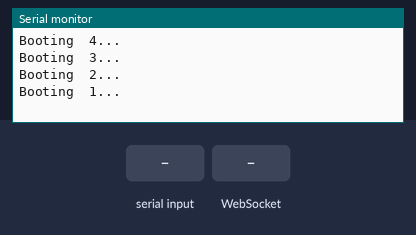
Bench run of a sketch on a simulated ESP8266 (NodeMCU). On the bench: the last lines printed to the serial monitor. Inputs (shaded band) come from the test bench. WiFi joins after 1.5 s; servers stay silent unless stated.

Above: at 6.7 s.
6.8 s: "3" received over Serial
At 8.6 s:
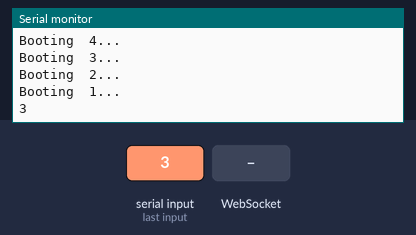
9.3 s: WebSocket text "3" received
At 10.0 s:
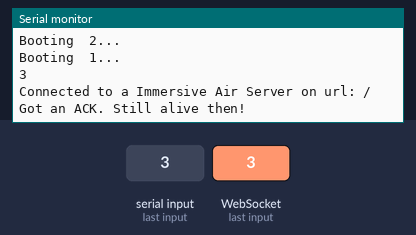
10.8 s: WebSocket text "42" received
At 11.4 s:
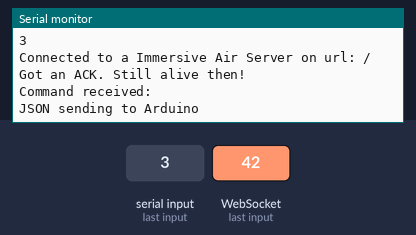
Timing chart, 0 to 13.8 s (numbered marks = the images above; inputs shaded):
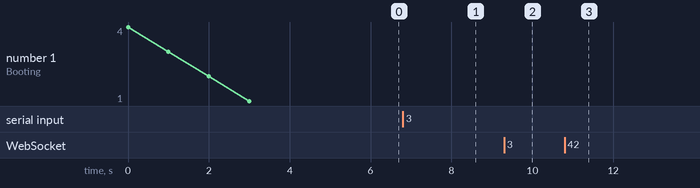

Measured:
- after the input at 6.8 s, the serial monitor: prints a new line after 1.0 s (image 1)
- after the input at 9.3 s, the serial monitor: prints a new line at once (image 2)
- after the input at 10.8 s, the serial monitor: prints a new line at once (image 3)

The sketch:

SocketClient.ino
```cpp
/*
 *  ESP8226 SOCKETIO CLIENT - MM - 23/11/2020
 *  Web socket comms for NodeMCU
 *  Expects web socket server to use socket.io protocol
 */

/*
 *  Headers below read standard Arduino, Wifi module, managment of multiple Wifi
 *  hotspots, hash codes, wire communication to Arduino
 */

#include <Arduino.h>
#include <ESP8266WiFi.h>
#include <ESP8266WiFiMulti.h>
#include <WebSocketsClient.h>
#include <Hash.h>
#include <Wire.h>
#include <SoftwareSerial.h>
#include <ArduinoJson.h>

SoftwareSerial fromArduino(D4, D5); // RX TX

String message = "";
bool messageReady = false;

/*
 * Use WiFiMulti so that we can can pre-set a chunk of possible access points
 */
ESP8266WiFiMulti WiFiMulti;

/*
 * Create WebSocket client object
 */
WebSocketsClient webSocket;

/*
 * In case we want to point output to another pipe instead of serialport
 */
#define USE_SERIAL Serial

/*
 * Settings for heart beat
 * The heart beat is making sure that the server connection is still there
 * The values here are in milliseconds
 * The boolean is acting as a flag
 */
#define MESSAGE_INTERVAL 30000
#define HEARTBEAT_INTERVAL 25000
uint64_t messageTimestamp = 0;
uint64_t heartbeatTimestamp = 0;
bool isConnected = false;

/*
 * Primary network. Will try this first
 */
//const char* primarySSID = "SSE Broadband BB1623";
//const char* primaryPassword = "ce9dX6xMc3CT3sTE";
const char* primarySSID = "MelcoNet";
const char* primaryPassword = "freshfish001!";

/*
 * Secondary network. Will try this if connection to primary fails
 */
const char* uniSSID = "iPhone";
const char* uniPassword = "freshfish001!2";

/*
 * Immersive Air server location on heroku
 */
const char* immersiveAirServer = "immersiveair-server.herokuapp.com";
const int immersiveAirServerPort = 80;

/*
 * Purpose: Manage web sockets events
 * Parameters:
 *    type: Websocket message (ie: Connected or Disconnected)
 *    payload: The message payload (the message itself)
 *    length: The length of the message in bytes
 * Return:
 *    void
 */
void webSocketEvent(WStype_t type, uint8_t * payload, size_t length) {

    switch(type) {

        /*
         * Immersive Air server has killed us!
         * Flag set to false so know offline
         */
        case WStype_DISCONNECTED:
            USE_SERIAL.printf("Disconnected!\n");
            isConnected = false;
            break;

        /*
         *  Immersive Air server says Hi!
         *  Flag set to true
         */
        case WStype_CONNECTED:
            {
                USE_SERIAL.printf("Connected to a Immersive Air Server on url: %s\n",  payload);
                isConnected = true;

                /*
                 * Send message to server when Connected (5)
                 */
                webSocket.sendTXT("5");
            }
            break;

        /*
         * Message from Immersive Air server
         */
        case WStype_TEXT:
            String messageText = (char*)payload;

            /*
             * .io command 3 is an ACK - Acknowledge Protocol
             */
            if(messageText.startsWith("3")) {
              USE_SERIAL.println("Got an ACK. Still alive then!\n");

            /*
             * .io 42 is a text message for us - text message arrived over WebSockets from server
             */
            } else if  (messageText.startsWith("42")) {

              /*
               * Send to arduio. Wire potocol
               * Extract the text message from the payload, convert to a binary array and push over wire
               */
              USE_SERIAL.printf("Command received:\n");
              String messageTextJSON = messageText.substring(4, messageText.length() - 1);
              char JSONBuffer[64];
              messageTextJSON.toCharArray(JSONBuffer, messageTextJSON.length());
              USE_SERIAL.printf("JSON sending to Arduino %s\n", JSONBuffer);
              Wire.beginTransmission(8);

              /*
               * JSON String is:
               * {
               *  "command": [command number],
               *  "status": [status where 0 if off and 1 is on]
               *  }
               */
              Wire.write(JSONBuffer);
              Wire.endTransmission();
            }

            break;
    }

}


/*
 * Purpose: ESP8226 startup function
 * Parameters:
 *    none
 * Return:
 *    void
 */
void setup() {
    USE_SERIAL.begin(115200);

    USE_SERIAL.setDebugOutput(true);

    USE_SERIAL.println();
    USE_SERIAL.println();
    USE_SERIAL.println();

    fromArduino.begin(9600);

    /*
     *  Pause to allow wifi modules and components to intialise
     *  Acts as a spacer
     */
    for(uint8_t t = 4; t > 0; t--) {
      USE_SERIAL.printf("Booting  %d...\n", t);
      USE_SERIAL.flush();
      delay(1000);
    }

    /*
     * Add access point details
     */
    WiFiMulti.addAP(primarySSID, primaryPassword);

    /*
     * Adding a second access point details
     */
    WiFiMulti.addAP(uniSSID, uniPassword);

    /*
     * Connect to one of the access points
     */
    while(WiFiMulti.run() != WL_CONNECTED) {
        USE_SERIAL.println("Connecting to WiFi..hang on a tick...\n");
        delay(100);
    }

    /*
     * Connect to Immersive Air server (ws/http, port 80)
     */
    webSocket.beginSocketIO(immersiveAirServer, immersiveAirServerPort);

    /*
     * Register event handle for WebSocket events from server
     * This will get called when a message is received from the Immersive Air server
     */
    webSocket.onEvent(webSocketEvent);

    /*
     * Wire i2c SDA=D1 and SCL=D2 so that we can send commands to Arduino
     */
    Wire.begin(D1, D2);

}

/*
 * Purpose: ESP8226 processing loop, called every tick
 * Parameters:
 *    none
 * Return:
 *    void
 */
void loop() {

 // Monitor serial communication
  while(USE_SERIAL.available()) {
    message = USE_SERIAL.readString();
    messageReady = true;
  }
  // Only process message if there's one
  if(messageReady) {
    // The only messages we'll parse will be formatted in JSON
    DynamicJsonDocument doc(1024); // ArduinoJson version 6+
    // Attempt to deserialize the message
    DeserializationError error = deserializeJson(doc,message);
    if(error) {
      Serial.print(F("deserializeJson() failed: "));
      Serial.println(error.c_str());
      //serializeJson(doc, USE_SERIAL);
      //USE_SERIAL.println("");
      messageReady = false;
      return;
    }
    /*
    if(doc["type"] == "request") {
      doc["type"] = "response";
      // Get data from analog sensors
      doc["distance"] = analogRead(A0);
      doc["gas"] = analogRead(A1);
      serializeJson(doc,Serial);
    }*/
    serializeJson(doc, USE_SERIAL);
    USE_SERIAL.println("");

    //webSocket.sendTXT("42[\"message\", {\"sensor\":\"143\"}]");

     String messagejson = "";
     messagejson = message;

     int particle1 = doc["Particles>0.3um"];
     int particle2 = doc["Particles>0.5um"];
     int particle3 = doc["Particles>1.0um"];
     int particle4 = doc["Particles>2.5um"];
     int particle5 = doc["Particles>5.0um"];
     int particle6 = doc["Particles>10.0um"];
     int co2 = doc["C02"];
     int tvoc = doc["TVOC"];
     float temp = doc["Temperature"];
     float humid = doc["Humidity"];

     String sol = String(particle1) + "," + String(particle2) + "," + String(particle3) + "," +
     String(particle4) + "," + String(particle5) + "," + String(particle6) + "," + String(co2) + "," +
     String(tvoc) + "," + String(temp) + "," + String(humid);

     webSocket.sendTXT("42[\"message\", \"" + sol + "\"]");

     /*
      * TEST CODE END
      */

    messageReady = false;
  }
  /*
   * Allow WebSockets to process
   */
    webSocket.loop();

    //webSocket.sendTXT("42\"message\"");

    if(isConnected) {
        uint64_t now = millis();

       /*
        * Socket.io handshaking
        */
        if(now - messageTimestamp > MESSAGE_INTERVAL) {
            /*
             * Let server know we are still here. Don't really need to do this, but good to know
             */
            webSocket.sendTXT("42[\"messageType\",{\"greeting\":\"Immersive Air Here!\"}]");
        }

        /*
         * Socket.io, used on node sever, has some requirements outside of web sockets
         * For starters, it needs this handshake else it will close the connection
         */
        if((now - heartbeatTimestamp) > HEARTBEAT_INTERVAL) {
            heartbeatTimestamp = now;
            /*
             * Socket.io heartbeat message (just at EVENT 2). We will get a 3 (ACK) back (ping - pong)
             * See https://github.com/socketio/socket.io-protocol
             */
            webSocket.sendTXT("2");
        }
    }

    delay(100);
}
```
